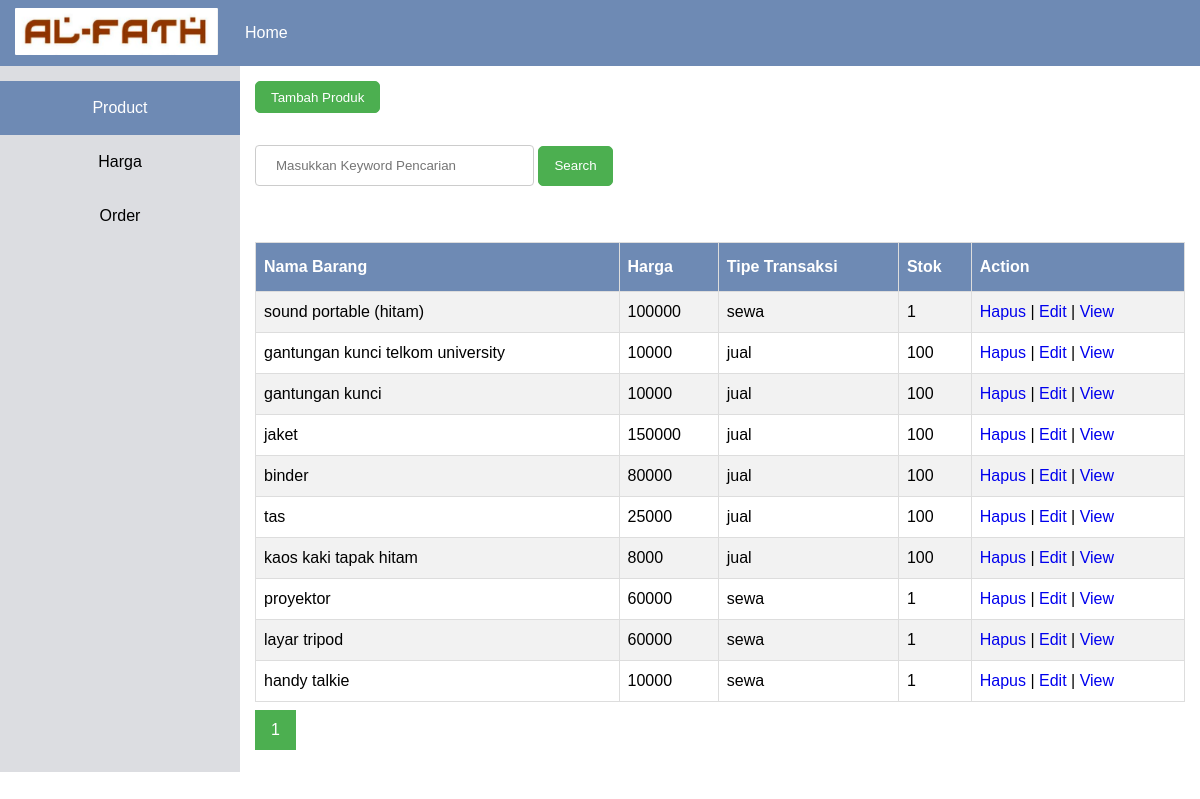
The app's page /admin/produk.php with its own data.
### tables this page shows
CREATE TABLE `barang` (
  `id_barang` int(10) NOT NULL,
  `nama` varchar(50) NOT NULL,
  `harga` int(11) NOT NULL,
  `tipe` varchar(15) NOT NULL,
  `gambar` varchar(50) NOT NULL,
  `stok` int(11) NOT NULL,
  `deskripsi` text NOT NULL
);

### admin/function.php (called while the page is built, shortened)
<?php
    $conn = mysqli_connect("localhost","root","","store");
    function query($query){
		global $conn;
		$result = mysqli_query($conn, $query);
		$rows = [];
		while($row = mysqli_fetch_assoc($result)){
			$rows[] = $row;
		}
		return $rows;
    }
?>

### admin/produk.php (the view, shortened to what this page needs)
<?php
	require 'function.php';
?>
<!DOCTYPE html>
<html>
    <head>
		<link type="text/css" rel="stylesheet" href="css/style.css"/>
		<link rel="stylesheet" href="https://cdnjs.cloudflare.com/ajax/libs/font-awesome/4.7.0/css/font-awesome.min.css">
	</head>
	<body>
		<?php
			$jumlahDataPerhalaman = 10;
			$jumlahData = count(query("SELECT * FROM barang"));
			$jumlahHalaman = ceil($jumlahData/$jumlahDataPerhalaman);
			if(isset($_GET["halaman"])){
				$halamanAktif = $_GET["halaman"];
			}else{
				$halamanAktif =1;
			}
			$awalData = ($jumlahDataPerhalaman * $halamanAktif) - $jumlahDataPerhalaman;
			$brg = query("SELECT * FROM barang LIMIT $awalData, $jumlahDataPerhalaman");
		?>
		<nav>
			<a class="logo" href="index.php"><img src="img/alfath2.png"></a>
			<ul>
				<li><a href="home.php">Home</a></li>
			</ul>
		</nav>
		<main>
			<div class="row">
				<aside class="col-20">
					<ul>
						<li class="active">Product</li>
						<li><a href="harga.php">Harga</a></li>
						<li><a href="order.php">Order</a></li>
					</ul>
				</aside>
				<div id="content" class="col-80">
				<button id="myBtn" class="btn">Tambah Produk</button>
				<br><br>
				<form action="" method="post">
					<input type="text" placeholder="Masukkan Keyword Pencarian" style="width: 30%;" name="keyword" autofocus autocomplete="off">
					<button class="btn" style="height: 40px;" type="submit" name="cari">Search</button>
				</form>
					<br><br>
					<table class="table">
					<tr>
						<th>Nama Barang</th>
						<th>Harga</th>
						<th>Tipe Transaksi</th>
						<th>Stok</th>
						<th>Action</th>
					</tr>
					<?php foreach ($brg as $key) { ?>
						<tr>
							<td><?= $key['nama']; ?></td>
							<td><?= $key['harga']; ?></td>
							<td><?= $key['tipe']; ?></td>
							<td><?= $key['stok']; ?></td>
							<td><a href="hapus.php?id_barang=<?= $key["id_barang"];?>" onclick="return confirm('Yakin Ingin Menghapus ?')">Hapus</a> | <a href="edit.php?id_barang=<?= $key["id_barang"];?>">Edit</a> | <a href="view.php?id_barang=<?= $key["id_barang"];?>">View</a></td>
						</tr>
					<?php } ?>
				</table>
				<div class="pagination">
						<?php for($i = 1; $i <= $jumlahHalaman; $i++ ) : ?>
							<?php if($i==$halamanAktif): ?>
								<a href="?halaman=<?=$i;?>" class="active"><?=$i; ?></a>
							<?php else: ?>
								<a href="?halaman=<?=$i;?>"><?=$i; ?></a>
							<?php endif; ?>
						<?php endfor; ?>
				</div>
			</div>
		</main>
	</body>
</html>

### admin/css/style.css (style rules this page uses)
html, body, div, span, applet, object, iframe, h1, h2, h3, h4, h5, h6, p, blockquote, pre, a, abbr, acronym, address, big, cite, code, del, dfn, em, font, img, ins, kbd, q, s, samp, small, strike, strong, sub, sup, tt, var, b, u, i, center, dl, dt, dd, ol, ul, li, fieldset, form, label, legend, table, caption, tbody, tfoot, thead, tr, th, td { background: transparent; border: 0; margin: 0; padding: 0; vertical-align: baseline; text-decoration: none; }
ol, ul { list-style: none; }
*, *:before, *:after { box-sizing: border-box !important; }
body { line-height: 1.5; margin: auto; float: none; font-family: Arial, sans-serif; font-weight: lighter; }
html { scroll-behavior: smooth; }
* { -moz-box-sizing: border-box; -webkit-box-sizing: border-box; box-sizing: border-box; }
img { max-width: 100%; max-height: 100%; border-radius: 1px; }
a { outline: 0; }
.btn { border-radius: 5px; padding: 7.5px 15px !important; transition: all 300ms; color: white !important; background: #4CAF50; border: solid 1px #4CAF50; }
.row { width: 100%; display: flex; flex-wrap: wrap; }
.col-20 { width: 20%; padding: 0 15px; }
.col-80 { width: 80%; padding: 0 15px; }
table { border-collapse: collapse; width: 100%; margin-bottom: 7.5px; }
table td, table th { border: 1px solid #ddd; padding: 8px; }
table tr:nth-child(even) { background-color: #f2f2f2; }
table th { padding-top: 12px; padding-bottom: 12px; text-align: left; background-color: rgb(110, 138, 180); color: white; }
nav { background: rgb(110, 138, 180); width: 100%; display: block; line-height: 1; padding: 0 15px; z-index: 10; }
nav .logo { display: inline-block; vertical-align: middle; margin-right: 7.5px; }
nav img { max-height: 48px; }
nav ul { display: inline-block; vertical-align: middle; }
nav li a { color: white; transition: all 300ms; display: block; padding: 25px 15px; }
aside { background: #dcdde1; color: black; padding: 15px 0 !important; text-align: center; }
aside li { padding: 15px 0; transition: all 300ms; }
aside a { color: black; transition: all 300ms; display: block; }
aside li:hover, aside li.active { background: rgb(110, 138, 180); color: white; }
#content { padding: 15px; }
@media screen and (min-width: 768px) { aside { display: inline-block !important; } }
input[type=text], select { width: 100%; padding: 12px 20px; margin: 8px 0; display: inline-block; border: 1px solid #ccc; border-radius: 4px; box-sizing: border-box; }
.pagination { display: inline-block; }
.pagination a { color: black; float: left; padding: 8px 16px; text-decoration: none; transition: background-color .3s; }
.pagination a.active { background-color: #4CAF50; color: white; }

### records on screen
barang: nama "sound portable (hitam)", harga "100000", tipe "sewa", stok "1"
barang: nama "gantungan kunci telkom university", harga "10000", tipe "jual", stok "100"
barang: nama "gantungan kunci", harga "10000", tipe "jual", stok "100"
barang: nama "jaket", harga "150000", tipe "jual", stok "100"
barang: nama "binder", harga "80000", tipe "jual", stok "100"
barang: nama "tas", harga "25000", tipe "jual", stok "100"
barang: nama "kaos kaki tapak hitam", harga "8000", tipe "jual", stok "100"
barang: nama "proyektor", harga "60000", tipe "sewa", stok "1"
barang: nama "layar tripod", harga "60000", tipe "sewa", stok "1"
barang: nama "handy talkie", harga "10000", tipe "sewa", stok "1"
